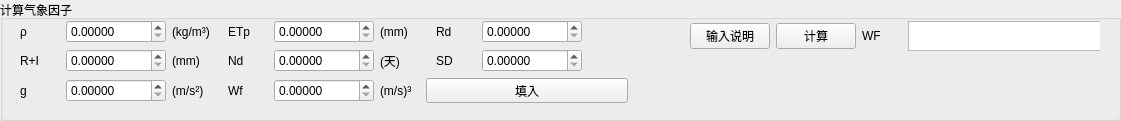
   <widget class="QGroupBox" name="groupBox_4">
    <property name="geometry">
     <rect>
      <x>10</x>
      <y>330</y>
      <width>1121</width>
      <height>121</height>
     </rect>
    </property>
    <property name="title">
     <string>计算气象因子</string>
    </property>
    <widget class="QWidget" name="layoutWidget">
     <property name="geometry">
      <rect>
       <x>690</x>
       <y>20</y>
       <width>410</width>
       <height>32</height>
      </rect>
     </property>
     <layout class="QHBoxLayout" name="horizontalLayout_29">
      <item>
       <widget class="QPushButton" name="pushButton_6">
        <property name="minimumSize">
         <size>
          <width>0</width>
          <height>0</height>
         </size>
        </property>
        <property name="text">
         <string>输入说明</string>
        </property>
       </widget>
      </item>
      <item>
       <widget class="QPushButton" name="WF_calculate">
        <property name="text">
         <string>计算</string>
        </property>
       </widget>
      </item>
      <item>
       <widget class="QLabel" name="label_31">
        <property name="minimumSize">
         <size>
          <width>40</width>
          <height>0</height>
         </size>
        </property>
        <property name="maximumSize">
         <size>
          <width>40</width>
          <height>16777215</height>
         </size>
        </property>
        <property name="text">
         <string>WF</string>
        </property>
       </widget>
      </item>
      <item>
       <widget class="QTextBrowser" name="WF_result">
        <property name="minimumSize">
         <size>
          <width>200</width>
          <height>30</height>
         </size>
        </property>
        <property name="maximumSize">
         <size>
          <width>200</width>
          <height>30</height>
         </size>
        </property>
       </widget>
      </item>
     </layout>
    </widget>
    <widget class="QWidget" name="layoutWidget">
     <property name="geometry">
      <rect>
       <x>10</x>
       <y>20</y>
       <width>631</width>
       <height>83</height>
      </rect>
     </property>
     <layout class="QGridLayout" name="gridLayout_4">
      <item row="0" column="0">
       <layout class="QHBoxLayout" name="horizontalLayout_22">
        <item>
         <widget class="QLabel" name="label_23">
          <property name="minimumSize">
           <size>
            <width>40</width>
            <height>0</height>
           </size>
          </property>
          <property name="maximumSize">
           <size>
            <width>40</width>
            <height>16777215</height>
           </size>
          </property>
          <property name="text">
           <string>ρ</string>
          </property>
         </widget>
        </item>
        <item>
         <widget class="QDoubleSpinBox" name="density_value">
          <property name="maximumSize">
           <size>
            <width>100</width>
            <height>16777215</height>
           </size>
          </property>
          <property name="decimals">
           <number>5</number>
          </property>
          <property name="maximum">
           <double>100000.000000000000000</double>
          </property>
         </widget>
        </item>
        <item>
         <widget class="QLabel" name="label_51">
          <property name="minimumSize">
           <size>
            <width>40</width>
            <height>0</height>
           </size>
          </property>
          <property name="maximumSize">
           <size>
            <width>40</width>
            <height>16777215</height>
           </size>
          </property>
          <property name="text">
           <string>(kg/m³)</string>
          </property>
         </widget>
        </item>
       </layout>
      </item>
      <item row="0" column="1">
       <layout class="QHBoxLayout" name="horizontalLayout_23">
        <item>
         <widget class="QLabel" name="label_27">
          <property name="minimumSize">
           <size>
            <width>40</width>
            <height>0</height>
           </size>
          </property>
          <property name="maximumSize">
           <size>
            <width>40</width>
            <height>16777215</height>
           </size>
          </property>
          <property name="text">
           <string>ETp</string>
          </property>
         </widget>
        </item>
        <item>
         <widget class="QDoubleSpinBox" name="ETp_value">
          <property name="minimumSize">
           <size>
            <width>100</width>
            <height>0</height>
           </size>
          </property>
          <property name="maximumSize">
           <size>
            <width>100</width>
            <height>16777215</height>
           </size>
          </property>
          <property name="decimals">
           <number>5</number>
          </property>
          <property name="maximum">
           <double>100000.000000000000000</double>
          </property>
         </widget>
        </item>
        <item>
         <widget class="QLabel" name="label_52">
          <property name="minimumSize">
           <size>
            <width>40</width>
            <height>0</height>
           </size>
          </property>
          <property name="maximumSize">
           <size>
            <width>40</width>
            <height>16777215</height>
           </size>
          </property>
          <property name="text">
           <string>(mm)</string>
          </property>
         </widget>
        </item>
       </layout>
      </item>
      <item row="1" column="0">
       <layout class="QHBoxLayout" name="horizontalLayout_21">
        <item>
         <widget class="QLabel" name="label_29">
          <property name="minimumSize">
           <size>
            <width>40</width>
            <height>0</height>
           </size>
          </property>
          <property name="maximumSize">
           <size>
            <width>40</width>
            <height>16777215</height>
           </size>
          </property>
          <property name="text">
           <string>R+I</string>
          </property>
         </widget>
        </item>
        <item>
         <widget class="QDoubleSpinBox" name="R_add_I_value">
          <property name="maximumSize">
           <size>
            <width>100</width>
            <height>16777215</height>
           </size>
          </property>
          <property name="decimals">
           <number>5</number>
          </property>
          <property name="maximum">
           <double>100000.000000000000000</double>
          </property>
         </widget>
        </item>
        <item>
         <widget class="QLabel" name="label_50">
          <property name="minimumSize">
           <size>
            <width>40</width>
            <height>0</height>
           </size>
          </property>
          <property name="maximumSize">
           <size>
            <width>40</width>
            <height>16777215</height>
           </size>
          </property>
          <property name="text">
           <string>(mm)</string>
          </property>
         </widget>
        </item>
       </layout>
      </item>
      <item row="1" column="1">
       <layout class="QHBoxLayout" name="horizontalLayout_25">
        <item>
         <widget class="QLabel" name="label_30">
          <property name="minimumSize">
           <size>
            <width>40</width>
            <height>0</height>
           </size>
          </property>
          <property name="maximumSize">
           <size>
            <width>40</width>
            <height>16777215</height>
           </size>
          </property>
          <property name="text">
           <string>Nd</string>
          </property>
         </widget>
        </item>
        <item>
         <widget class="QDoubleSpinBox" name="Nd_value_2">
          <property name="minimumSize">
           <size>
            <width>100</width>
            <height>0</height>
           </size>
          </property>
          <property name="maximumSize">
           <size>
            <width>100</width>
            <height>16777215</height>
           </size>
          </property>
          <property name="decimals">
           <number>5</number>
          </property>
          <property name="maximum">
           <double>100000.000000000000000</double>
          </property>
         </widget>
        </item>
        <item>
         <widget class="QLabel" name="label_54">
          <property name="minimumSize">
           <size>
            <width>40</width>
            <height>0</height>
           </size>
          </property>
          <property name="maximumSize">
           <size>
            <width>40</width>
            <height>16777215</height>
           </size>
          </property>
          <property name="text">
           <string>(天)</string>
          </property>
         </widget>
        </item>
       </layout>
      </item>
      <item row="2" column="0">
       <layout class="QHBoxLayout" name="horizontalLayout_27">
        <item>
         <widget class="QLabel" name="label_24">
          <property name="minimumSize">
           <size>
            <width>40</width>
            <height>0</height>
           </size>
          </property>
          <property name="maximumSize">
           <size>
            <width>40</width>
            <height>16777215</height>
           </size>
          </property>
          <property name="text">
           <string>g</string>
          </property>
         </widget>
        </item>
        <item>
         <widget class="QDoubleSpinBox" name="g_value">
          <property name="maximumSize">
           <size>
            <width>100</width>
            <height>16777215</height>
           </size>
          </property>
          <property name="decimals">
           <number>5</number>
          </property>
          <property name="maximum">
           <double>100000.000000000000000</double>
          </property>
         </widget>
        </item>
        <item>
         <widget class="QLabel" name="label_55">
          <property name="minimumSize">
           <size>
            <width>40</width>
            <height>0</height>
           </size>
          </property>
          <property name="maximumSize">
           <size>
            <width>40</width>
            <height>16777215</height>
           </size>
          </property>
          <property name="text">
           <string>(m/s²)</string>
          </property>
         </widget>
        </item>
       </layout>
      </item>
      <item row="0" column="2">
       <layout class="QHBoxLayout" name="horizontalLayout_28">
        <item>
         <widget class="QLabel" name="label_28">
          <property name="minimumSize">
           <size>
            <width>40</width>
            <height>0</height>
           </size>
          </property>
          <property name="maximumSize">
           <size>
            <width>40</width>
            <height>16777215</height>
           </size>
          </property>
          <property name="text">
           <string>Rd</string>
          </property>
         </widget>
        </item>
        <item>
         <widget class="QDoubleSpinBox" name="Rd_value">
          <property name="maximumSize">
           <size>
            <width>100</width>
            <height>16777215</height>
           </size>
          </property>
          <property name="decimals">
           <number>5</number>
          </property>
          <property name="maximum">
           <double>100000.000000000000000</double>
          </property>
         </widget>
        </item>
        <item>
         <widget class="QLabel" name="label_93">
          <property name="minimumSize">
           <size>
            <width>40</width>
            <height>0</height>
           </size>
          </property>
          <property name="maximumSize">
           <size>
            <width>40</width>
            <height>16777215</height>
           </size>
          </property>
          <property name="text">
           <string/>
          </property>
         </widget>
        </item>
       </layout>
      </item>
      <item row="1" column="2">
       <layout class="QHBoxLayout" name="horizontalLayout_26">
        <item>
         <widget class="QLabel" name="label_26">
          <property name="minimumSize">
           <size>
            <width>40</width>
            <height>0</height>
           </size>
          </property>
          <property name="maximumSize">
           <size>
            <width>40</width>
            <height>16777215</height>
           </size>
          </property>
          <property name="text">
           <string>SD</string>
          </property>
         </widget>
        </item>
        <item>
         <widget class="QDoubleSpinBox" name="SD_value">
          <property name="maximumSize">
           <size>
            <width>100</width>
            <height>16777215</height>
           </size>
          </property>
          <property name="decimals">
           <number>5</number>
          </property>
          <property name="maximum">
           <double>100000.000000000000000</double>
          </property>
         </widget>
        </item>
        <item>
         <widget class="QLabel" name="label_94">
          <property name="minimumSize">
           <size>
            <width>40</width>
            <height>0</height>
           </size>
          </property>
          <property name="maximumSize">
           <size>
            <width>40</width>
            <height>16777215</height>
           </size>
          </property>
          <property name="text">
           <string/>
          </property>
         </widget>
        </item>
       </layout>
      </item>
      <item row="2" column="1" colspan="2">
       <layout class="QHBoxLayout" name="horizontalLayout_24">
        <item>
         <widget class="QLabel" name="label_22">
          <property name="minimumSize">
           <size>
            <width>40</width>
            <height>0</height>
           </size>
          </property>
          <property name="maximumSize">
           <size>
            <width>40</width>
            <height>16777215</height>
           </size>
          </property>
          <property name="text">
           <string>Wf</string>
          </property>
         </widget>
        </item>
        <item>
         <widget class="QDoubleSpinBox" name="Wf_value">
          <property name="minimumSize">
           <size>
            <width>100</width>
            <height>0</height>
           </size>
          </property>
          <property name="maximumSize">
           <size>
            <width>100</width>
            <height>16777215</height>
           </size>
          </property>
          <property name="decimals">
           <number>5</number>
          </property>
          <property name="maximum">
           <double>100000.000000000000000</double>
          </property>
         </widget>
        </item>
        <item>
         <widget class="QLabel" name="label_53">
          <property name="minimumSize">
           <size>
            <width>40</width>
            <height>0</height>
           </size>
          </property>
          <property name="maximumSize">
           <size>
            <width>40</width>
            <height>16777215</height>
           </size>
          </property>
          <property name="text">
           <string>(m/s)³</string>
          </property>
         </widget>
        </item>
        <item>
         <widget class="QPushButton" name="write_into_Wf">
          <property name="minimumSize">
           <size>
            <width>100</width>
            <height>0</height>
           </size>
          </property>
          <property name="text">
           <string>填入</string>
          </property>
         </widget>
        </item>
       </layout>
      </item>
     </layout>
    </widget>
   </widget>
